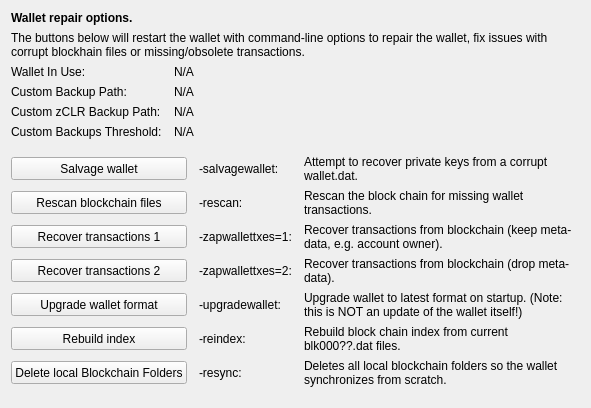
     <widget class="QWidget" name="tab_repair">
      <attribute name="title">
       <string>&amp;Wallet Repair</string>
      </attribute>
      <layout class="QGridLayout" name="gridLayout_4" columnstretch="0,0,0,0">
       <property name="horizontalSpacing">
        <number>12</number>
       </property>
       <item row="0" column="0" colspan="4">
        <widget class="QLabel" name="label_repair_header">
         <property name="font">
          <font>
           <weight>75</weight>
           <bold>true</bold>
          </font>
         </property>
         <property name="text">
          <string>Wallet repair options.</string>
         </property>
        </widget>
       </item>
       <item row="1" column="0" colspan="4">
        <widget class="QLabel" name="label_repair_helptext">
         <property name="font">
          <font>
           <weight>50</weight>
           <bold>false</bold>
          </font>
         </property>
         <property name="text">
          <string>The buttons below will restart the wallet with command-line options to repair the wallet, fix issues with corrupt blockhain files or missing/obsolete transactions.</string>
         </property>
         <property name="wordWrap">
          <bool>true</bool>
         </property>
        </widget>
       </item>
       <item row="2" column="0">
        <widget class="QLabel" name="wallet_path_label">
         <property name="text">
          <string>Wallet In Use:</string>
         </property>
        </widget>
       </item>
       <item row="2" column="1" colspan="3">
        <widget class="QLabel" name="wallet_path">
         <property name="cursor">
          <cursorShape>IBeamCursor</cursorShape>
         </property>
         <property name="text">
          <string>N/A</string>
         </property>
         <property name="textFormat">
          <enum>Qt::PlainText</enum>
         </property>
         <property name="textInteractionFlags">
          <set>Qt::LinksAccessibleByMouse|Qt::TextSelectableByKeyboard|Qt::TextSelectableByMouse</set>
         </property>
        </widget>
       </item>
       <item row="3" column="0">
        <widget class="QLabel" name="wallet_custombackuppath_label">
         <property name="text">
          <string>Custom Backup Path:</string>
         </property>
         <property name="visible">
          <bool>false</bool>
         </property>
        </widget>
       </item>
       <item row="3" column="1" colspan="3">
        <widget class="QLabel" name="wallet_custombackuppath">
         <property name="cursor">
          <cursorShape>IBeamCursor</cursorShape>
         </property>
         <property name="text">
          <string>N/A</string>
         </property>
         <property name="textFormat">
          <enum>Qt::PlainText</enum>
         </property>
         <property name="textInteractionFlags">
          <set>Qt::LinksAccessibleByMouse|Qt::TextSelectableByKeyboard|Qt::TextSelectableByMouse</set>
         </property>
         <property name="visible">
          <bool>false</bool>
         </property>
        </widget>
       </item>
       <item row="4" column="0">
        <widget class="QLabel" name="wallet_customzclrbackuppath_label">
         <property name="text">
          <string>Custom zCLR Backup Path:</string>
         </property>
         <property name="visible">
          <bool>false</bool>
         </property>
        </widget>
       </item>
       <item row="4" column="1" colspan="3">
        <widget class="QLabel" name="wallet_customzclrbackuppath">
         <property name="cursor">
          <cursorShape>IBeamCursor</cursorShape>
         </property>
         <property name="text">
          <string>N/A</string>
         </property>
         <property name="textFormat">
          <enum>Qt::PlainText</enum>
         </property>
         <property name="textInteractionFlags">
          <set>Qt::LinksAccessibleByMouse|Qt::TextSelectableByKeyboard|Qt::TextSelectableByMouse</set>
         </property>
         <property name="visible">
          <bool>false</bool>
         </property>
        </widget>
       </item>
       <item row="5" column="0">
        <widget class="QLabel" name="wallet_custombackupthreshold_label">
         <property name="text">
          <string>Custom Backups Threshold:</string>
         </property>
         <property name="visible">
          <bool>false</bool>
         </property>
        </widget>
       </item>
       <item row="5" column="1" colspan="3">
        <widget class="QLabel" name="wallet_custombackupthreshold">
         <property name="cursor">
          <cursorShape>IBeamCursor</cursorShape>
         </property>
         <property name="text">
          <string>N/A</string>
         </property>
         <property name="textFormat">
          <enum>Qt::PlainText</enum>
         </property>
         <property name="textInteractionFlags">
          <set>Qt::LinksAccessibleByMouse|Qt::TextSelectableByKeyboard|Qt::TextSelectableByMouse</set>
         </property>
         <property name="visible">
          <bool>false</bool>
         </property>
        </widget>
       </item>
       <item row="6" column="0">
        <spacer name="verticalSpacer_repair1">
         <property name="orientation">
          <enum>Qt::Vertical</enum>
         </property>
         <property name="sizeHint" stdset="0">
          <size>
           <width>10</width>
           <height>10</height>
          </size>
         </property>
        </spacer>
       </item>
       <item row="7" column="0" colspan="2">
        <widget class="QPushButton" name="btn_salvagewallet">
         <property name="minimumSize">
          <size>
           <width>100</width>
           <height>23</height>
          </size>
         </property>
         <property name="text">
          <string>Salvage wallet</string>
         </property>
        </widget>
       </item>
       <item row="7" column="2">
        <widget class="QLabel" name="label_repair_salvage_command">
         <property name="text">
          <string notr="true">-salvagewallet:</string>
         </property>
        </widget>
       </item>
       <item row="7" column="3">
        <widget class="QLabel" name="label_repair_salvage">
         <property name="text">
          <string>Attempt to recover private keys from a corrupt wallet.dat.</string>
         </property>
         <property name="wordWrap">
          <bool>true</bool>
         </property>
        </widget>
       </item>
       <item row="8" column="0" colspan="2">
        <widget class="QPushButton" name="btn_rescan">
         <property name="minimumSize">
          <size>
           <width>100</width>
           <height>23</height>
          </size>
         </property>
         <property name="text">
          <string>Rescan blockchain files</string>
         </property>
        </widget>
       </item>
       <item row="8" column="2">
        <widget class="QLabel" name="label_repair_rescan_command">
         <property name="text">
          <string notr="true">-rescan:</string>
         </property>
        </widget>
       </item>
       <item row="8" column="3">
        <widget class="QLabel" name="label_repair_rescan">
         <property name="text">
          <string>Rescan the block chain for missing wallet transactions.</string>
         </property>
         <property name="wordWrap">
          <bool>true</bool>
         </property>
        </widget>
       </item>
       <item row="9" column="0" colspan="2">
        <widget class="QPushButton" name="btn_zapwallettxes1">
         <property name="minimumSize">
          <size>
           <width>100</width>
           <height>23</height>
          </size>
         </property>
         <property name="text">
          <string>Recover transactions 1</string>
         </property>
        </widget>
       </item>
       <item row="9" column="2">
        <widget class="QLabel" name="label_repair_zap1_command">
         <property name="text">
          <string notr="true">-zapwallettxes=1:</string>
         </property>
        </widget>
       </item>
       <item row="9" column="3">
        <widget class="QLabel" name="label_repair_zap1">
         <property name="text">
          <string>Recover transactions from blockchain (keep meta-data, e.g. account owner).</string>
         </property>
         <property name="wordWrap">
          <bool>true</bool>
         </property>
        </widget>
       </item>
       <item row="10" column="0" colspan="2">
        <widget class="QPushButton" name="btn_zapwallettxes2">
         <property name="minimumSize">
          <size>
           <width>100</width>
           <height>23</height>
          </size>
         </property>
         <property name="text">
          <string>Recover transactions 2</string>
         </property>
        </widget>
       </item>
       <item row="10" column="2">
        <widget class="QLabel" name="label_repair_zap2_command">
         <property name="text">
          <string notr="true">-zapwallettxes=2:</string>
         </property>
        </widget>
       </item>
       <item row="10" column="3">
        <widget class="QLabel" name="label_repair_zap2">
         <property name="text">
          <string>Recover transactions from blockchain (drop meta-data).</string>
         </property>
         <property name="wordWrap">
          <bool>true</bool>
         </property>
        </widget>
       </item>
       <item row="11" column="0" colspan="2">
        <widget class="QPushButton" name="btn_upgradewallet">
         <property name="minimumSize">
          <size>
           <width>100</width>
           <height>23</height>
          </size>
         </property>
         <property name="text">
          <string>Upgrade wallet format</string>
         </property>
        </widget>
       </item>
       <item row="11" column="2">
        <widget class="QLabel" name="label_repair_upgrade_command">
         <property name="text">
          <string notr="true">-upgradewallet:</string>
         </property>
        </widget>
       </item>
       <item row="11" column="3">
        <widget class="QLabel" name="label_repair_upgrade">
         <property name="text">
          <string>Upgrade wallet to latest format on startup. (Note: this is NOT an update of the wallet itself!)</string>
         </property>
         <property name="wordWrap">
          <bool>true</bool>
         </property>
        </widget>
       </item>
       <item row="12" column="0" colspan="2">
        <widget class="QPushButton" name="btn_reindex">
         <property name="minimumSize">
          <size>
           <width>100</width>
           <height>23</height>
          </size>
         </property>
         <property name="text">
          <string>Rebuild index</string>
         </property>
        </widget>
       </item>
       <item row="12" column="2">
        <widget class="QLabel" name="label_repair_reindex_command">
         <property name="text">
          <string notr="true">-reindex:</string>
         </property>
        </widget>
       </item>
       <item row="12" column="3">
        <widget class="QLabel" name="label_repair_reindex">
         <property name="text">
          <string>Rebuild block chain index from current blk000??.dat files.</string>
         </property>
         <property name="wordWrap">
          <bool>true</bool>
         </property>
        </widget>
       </item>
       <item row="13" column="0" colspan="2">
        <widget class="QPushButton" name="btn_resync">
         <property name="minimumSize">
          <size>
           <width>100</width>
           <height>23</height>
          </size>
         </property>
         <property name="text">
          <string>Delete local Blockchain Folders</string>
         </property>
        </widget>
       </item>
       <item row="13" column="2">
        <widget class="QLabel" name="label_repair_resync_command">
         <property name="text">
          <string>-resync:</string>
         </property>
        </widget>
       </item>
       <item row="13" column="3">
        <widget class="QLabel" name="label_repair_resync">
         <property name="text">
          <string>Deletes all local blockchain folders so the wallet synchronizes from scratch.</string>
         </property>
         <property name="wordWrap">
          <bool>true</bool>
         </property>
        </widget>
       </item>
       <item row="14" column="0">
        <spacer name="verticalSpacer_repair2">
         <property name="orientation">
          <enum>Qt::Vertical</enum>
         </property>
         <property name="sizeHint" stdset="0">
          <size>
           <width>20</width>
           <height>10</height>
          </size>
         </property>
        </spacer>
       </item>
      </layout>
     </widget>
